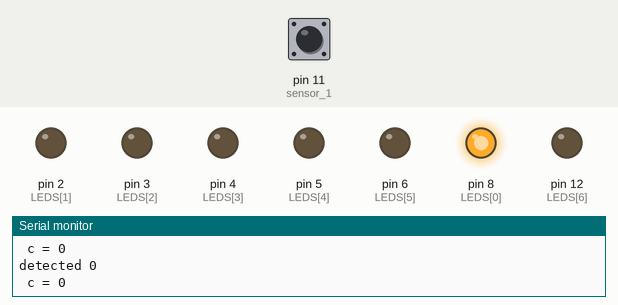
Simulated run of this sketch. Board: Arduino Uno, built with avr-gcc and run on an emulated ATmega328P. Parts: output pins drawn as LEDs (lit = HIGH), the last lines printed to the serial monitor. The inputs (shaded band) are chosen by the test bench; at power-on: pin 11 (sensor_1) LOW.

Above: at 1.3 s.
1.4 s: pin 11 (sensor_1) pulsed HIGH 5 times (0.12 s each, 0.3 s apart)
At 2.7 s:
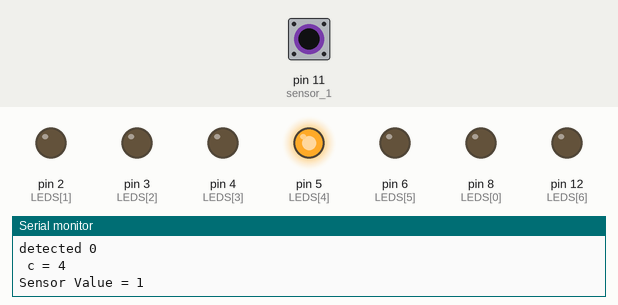
At 4.0 s:
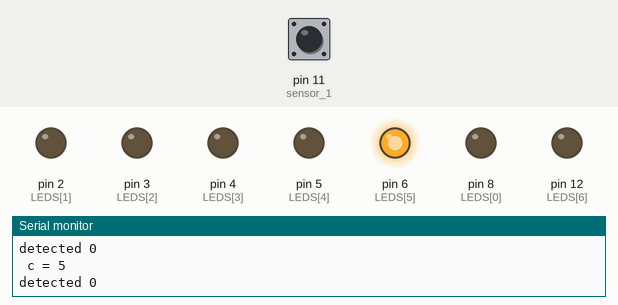
4.4 s: pin 11 (sensor_1) pulsed HIGH 2 times (0.12 s each, 0.3 s apart)
At 5.4 s:
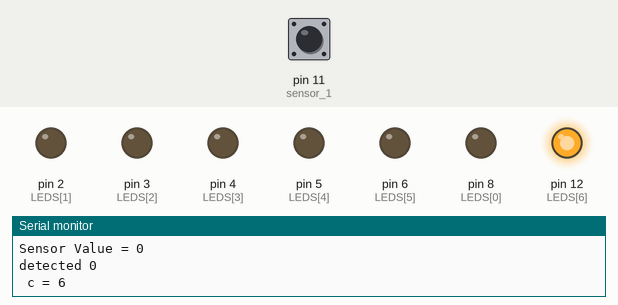
Timing chart, 0 to 8.2 s (numbered marks = the images above; inputs shaded):
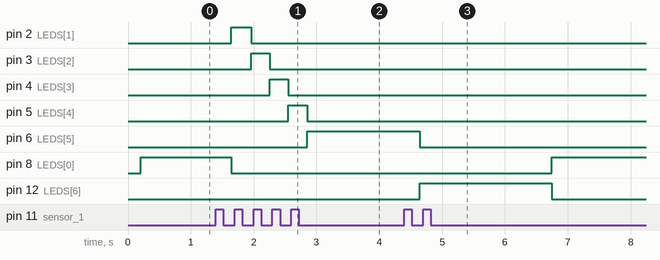

The sketch:

SP_1.2.ino
```cpp
//#define LED_1 8
//#define LED_2 2
//#define LED_3 3
//#define LED_4 4
//#define LED_5 5
//#define LED_6 6
const int LEDS[] = {8,2,3,4,5,6,12};
#define sensor_1  11
//#define sensor_open
//#define sensor_open
#define actuatorSig 1
const int timeDelay = 2000;
int c = 0;


void setup() {
pinMode(LEDS[0], OUTPUT);
pinMode(LEDS[1], OUTPUT);
pinMode(LEDS[2], OUTPUT);
pinMode(LEDS[3], OUTPUT);
pinMode(LEDS[4], OUTPUT);
pinMode(LEDS[5], OUTPUT);
pinMode(LEDS[6], OUTPUT);
pinMode(sensor_1, INPUT);

Serial.begin(9600);
Serial.println("Program Starting");
delay(100);
}

void loop() {
  //int val = digitalRead(sensor_1);
  counter();

}

void counter() {

   int val = digitalRead(sensor_1);

    Serial.print("Sensor Value = ");
    Serial.print(val);
    Serial.println();
    //Serial.println("counter value = " + c );
    delay(100);

    while (val == 0 && c == 0) {
      val = digitalRead(sensor_1);
      digitalWrite(LEDS[6], LOW);
      digitalWrite(LEDS[0], HIGH);
      Serial.println("detected 0");
      Serial.print(" c = ");
      Serial.print(c);
      Serial.println();
      if ( val == 1 ) {
         c = 1;
         return;
      }
    }
    while (val == 0 && c == 1) {
      val = digitalRead(sensor_1);
      digitalWrite(LEDS[0], LOW);
      digitalWrite(LEDS[1], HIGH);
      Serial.println("detected 0");
      Serial.print(" c = ");
      Serial.print(c);
      Serial.println();
      if ( val == 1 ) {
         c = 2;
         return;
      }
    }
        while (val == 0 && c == 2) {
      val = digitalRead(sensor_1);
      digitalWrite(LEDS[1], LOW);
      digitalWrite(LEDS[2], HIGH);
      Serial.println("detected 0");
      Serial.print(" c = ");
      Serial.print(c);
      Serial.println();
      if ( val == 1 ) {
         c = 3;
         return;
      }
    }
        while (val == 0 && c == 3) {
      val = digitalRead(sensor_1);
      digitalWrite(LEDS[2], LOW);
      digitalWrite(LEDS[3], HIGH);
      Serial.println("detected 0");
      Serial.print(" c = ");
      Serial.print(c);
      Serial.println();
      if ( val == 1 ) {
         c = 4;
         return;
      }
    }
        while (val == 0 && c == 4) {
      val = digitalRead(sensor_1);
      digitalWrite(LEDS[3], LOW);
      digitalWrite(LEDS[4], HIGH);
      Serial.println("detected 0");
      Serial.print(" c = ");
      Serial.print(c);
      Serial.println();
      if ( val == 1 ) {
         c = 5;
         return;
      }
    }
        while (val == 0 && c == 5) {
      val = digitalRead(sensor_1);
      digitalWrite(LEDS[4], LOW);
      digitalWrite(LEDS[5], HIGH);
      Serial.println("detected 0");
      Serial.print(" c = ");
      Serial.print(c);
      Serial.println();
      if ( val == 1 ) {
         c = 6;
         return;
      }
    }

 // trigger actuator for open and close based on separate sensor vals
 // actuator open while top sensor != 0 && bottom sensor == 1
 // actuator close while bottom sensor != 0 && top sensor == 1

     while ( val == 0 && c == 6) {
      digitalWrite(LEDS[6], HIGH);
      digitalWrite(LEDS[0], LOW);
      digitalWrite(LEDS[1], LOW);
      digitalWrite(LEDS[2], LOW);
      digitalWrite(LEDS[3], LOW);
      digitalWrite(LEDS[4], LOW);
      digitalWrite(LEDS[5], LOW);
      Serial.println("detected 0");
      Serial.print(" c = ");
      Serial.print(c);
      Serial.println();
      c = 0;

    delay(timeDelay);
      return;
    }
}
```

Measured:
- after the input at 1.4 s, pin 2 (LEDS[1]): LOW → HIGH after 0.24 s, → LOW 0.32 s later; pin 3 (LEDS[2]): LOW → HIGH after 0.56 s, → LOW 0.30 s later; pin 4 (LEDS[3]): LOW → HIGH after 0.86 s, → LOW 0.30 s later; pin 5 (LEDS[4]): LOW → HIGH after 1.2 s, → LOW 0.30 s later; pin 6 (LEDS[5]): LOW → HIGH after 1.5 s
- after the input at 4.4 s, pin 6 (LEDS[5]): HIGH → LOW after 0.24 s; pin 8 (LEDS[0]): LOW → HIGH after 2.3 s; pin 12 (LEDS[6]): LOW → HIGH after 0.24 s, → LOW 2.1 s later
